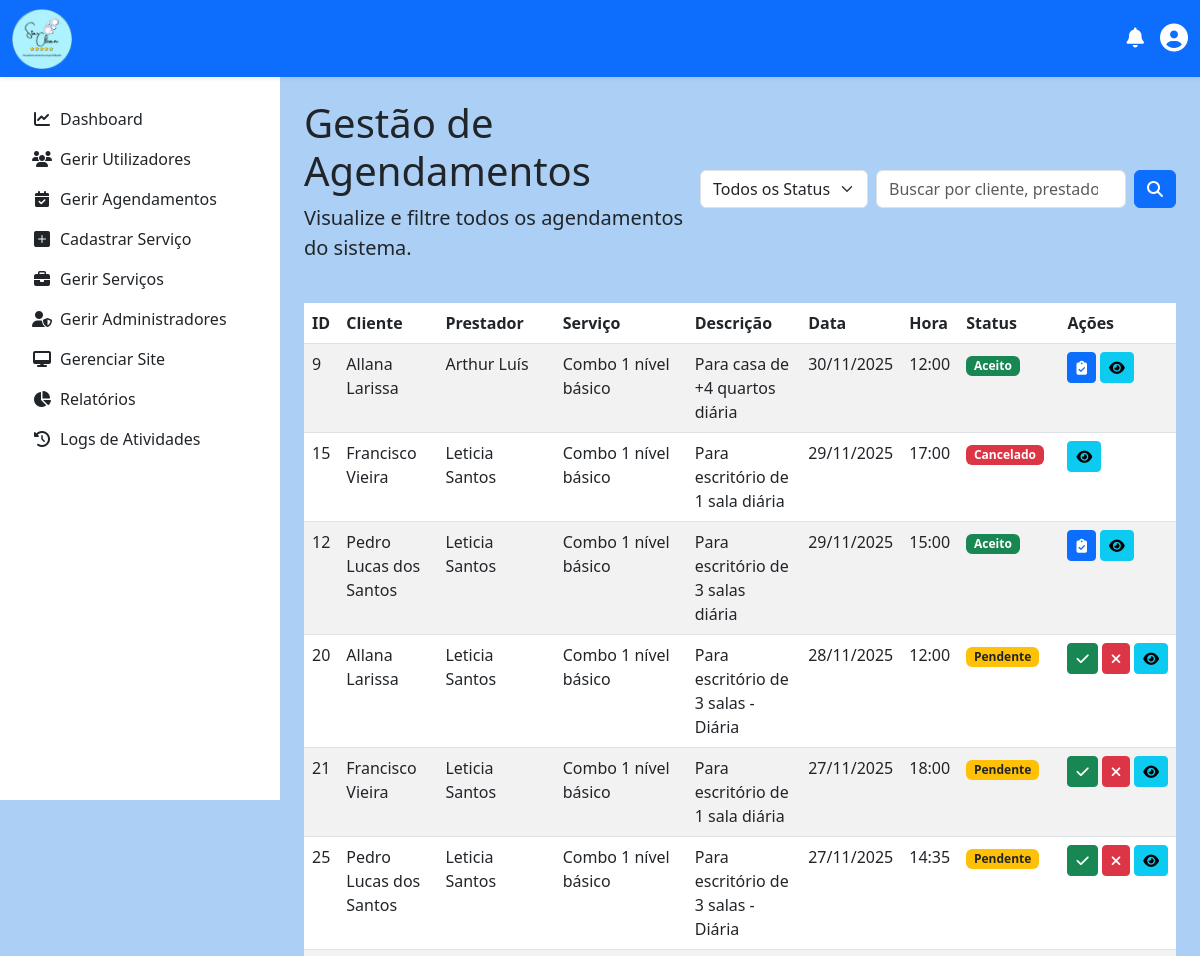
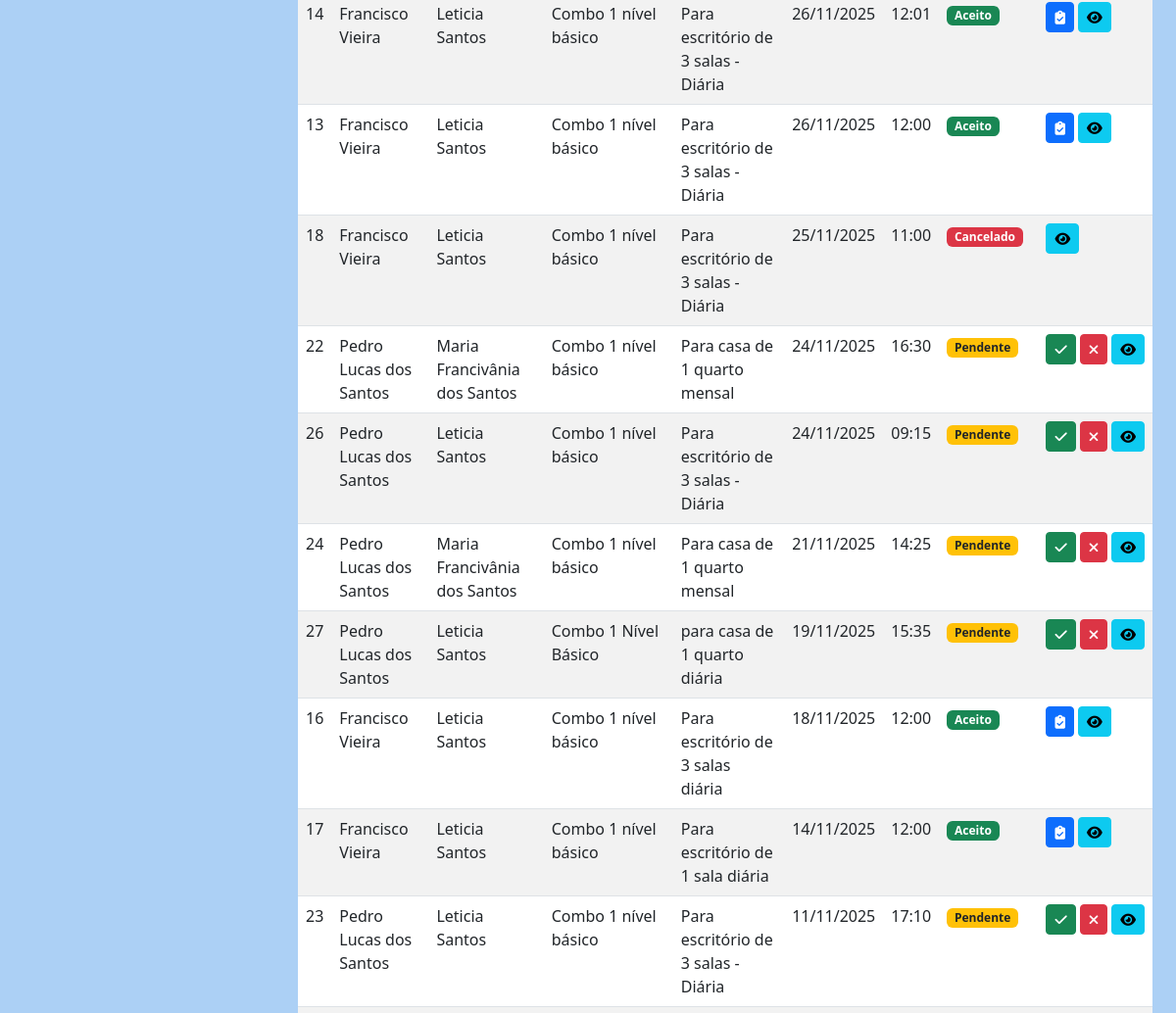
The app's page /admin/gerir_agendamentos.php (signed in, upper part), older data (2 pictures, top to bottom).
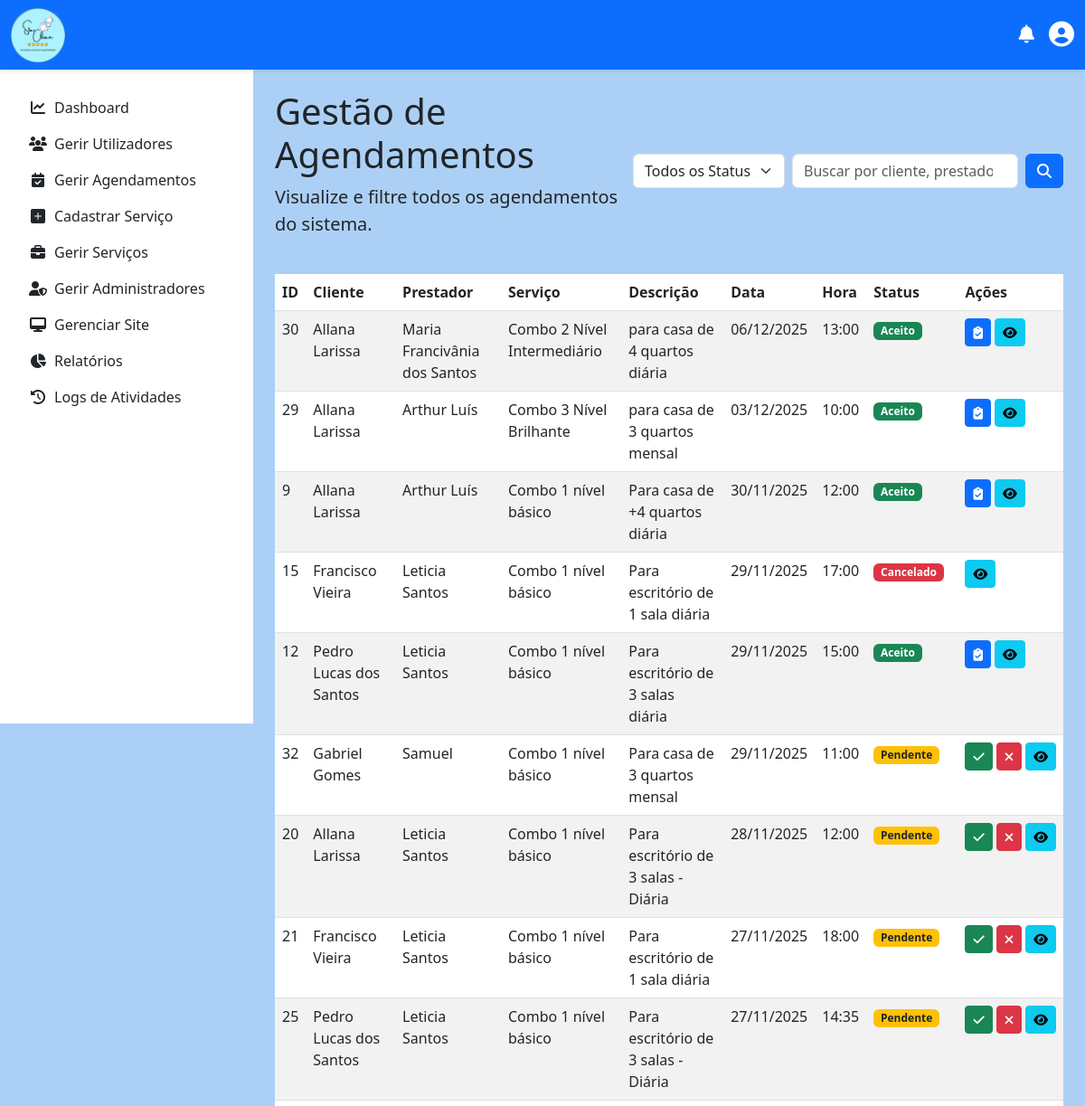
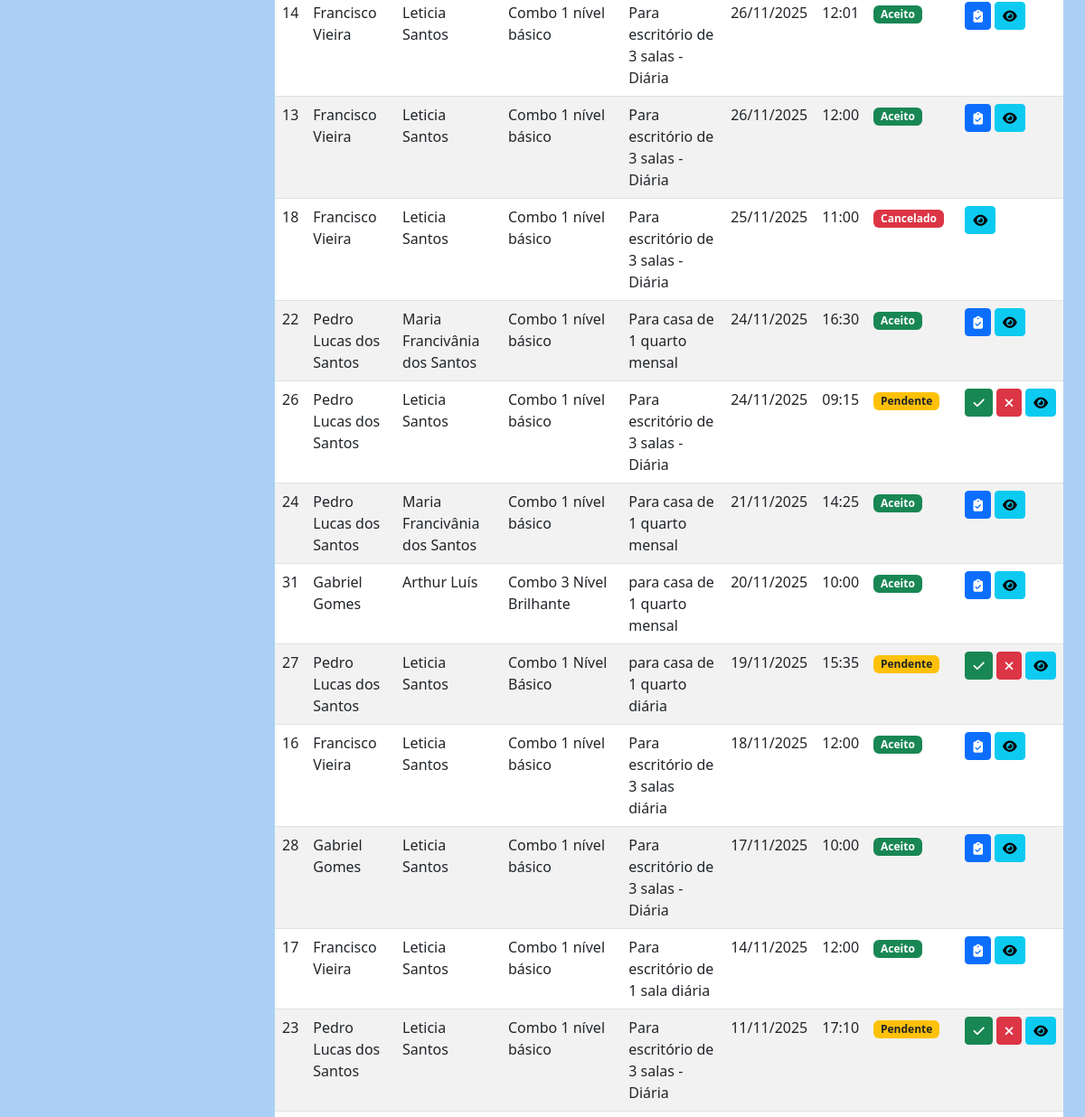
The same page, newer data (2 pictures, top to bottom).
### tables this page shows
CREATE TABLE `agendamento` (
  `id` int(11) NOT NULL,
  `Cliente_id` int(11) NOT NULL,
  `Prestador_id` int(11) NOT NULL,
  `Servico_id` int(11) NOT NULL,
  `Endereco_id` int(11) NOT NULL,
  `data` date NOT NULL,
  `hora` time NOT NULL,
  `status` enum('pendente','aceito','realizado','cancelado','remarcado') NOT NULL DEFAULT 'pendente',
  `observacoes` text DEFAULT NULL,
  `tem_pets` tinyint(1) NOT NULL DEFAULT 0,
  `tem_crianca` tinyint(1) NOT NULL DEFAULT 0,
  `possui_aspirador` tinyint(1) NOT NULL DEFAULT 0,
  `notificacao_prestador_lida` tinyint(1) NOT NULL DEFAULT 0,
  `notificacao_cliente_lida` tinyint(1) NOT NULL DEFAULT 0,
  `notificacao_admin_lida` tinyint(1) NOT NULL DEFAULT 0
);

CREATE TABLE `cliente` (
  `id` int(11) NOT NULL,
  `nome` varchar(45) NOT NULL,
  `sobrenome` varchar(45) NOT NULL,
  `email` varchar(150) NOT NULL,
  `data_nascimento` date NOT NULL,
  `telefone` varchar(20) NOT NULL,
  `cpf` varchar(14) NOT NULL,
  `password` varchar(255) NOT NULL,
  `receber_notificacoes_email` tinyint(1) NOT NULL DEFAULT 1,
  `criado_em` timestamp NOT NULL DEFAULT current_timestamp(),
  `atualizado_em` timestamp NOT NULL DEFAULT current_timestamp() ON UPDATE current_timestamp()
);

CREATE TABLE `prestador` (
  `id` int(11) NOT NULL,
  `nome` varchar(100) NOT NULL,
  `sobrenome` varchar(100) NOT NULL,
  `cpf` varchar(18) NOT NULL,
  `email` varchar(150) NOT NULL,
  `telefone` varchar(20) NOT NULL,
  `especialidade` varchar(100) NOT NULL,
  `password` varchar(255) NOT NULL,
  `receber_notificacoes_email` tinyint(1) NOT NULL DEFAULT 1,
  `descricao` text NOT NULL,
  `criado_em` timestamp NOT NULL DEFAULT current_timestamp(),
  `atualizado_em` timestamp NOT NULL DEFAULT current_timestamp() ON UPDATE current_timestamp(),
  `Administrador_id` int(11) NOT NULL
);

CREATE TABLE `servico` (
  `id` int(11) NOT NULL,
  `titulo` varchar(100) NOT NULL,
  `descricao` text NOT NULL,
  `preco` double NOT NULL,
  `duracao_estimada` time DEFAULT NULL,
  `prestador_id` int(11) NOT NULL,
  `oculto` tinyint(1) NOT NULL DEFAULT 0 COMMENT '0 = visível, 1 = oculto'
);

### admin/gerir_agendamentos.php (the view, shortened to what the changed rows need)
<?php
$agendamentos = [];
try {
    $pdo = obterConexaoPDO();
    $params = [];
    $sql = "SELECT a.id, c.nome AS nome_cliente, p.nome AS nome_prestador,
          s.titulo AS titulo_servico, a.data, a.hora, a.status, s.descricao AS descricao_servico
         FROM Agendamento a
         JOIN Cliente c ON a.Cliente_id = c.id
         JOIN Prestador p ON a.Prestador_id = p.id
         JOIN Servico s ON a.Servico_id = s.id";
    $sql .= " ORDER BY a.data DESC, a.hora DESC";
    $stmt = $pdo->prepare($sql);
    $stmt->execute($params);
    $agendamentos = $stmt->fetchAll(PDO::FETCH_ASSOC);
} catch (PDOException $e) {
    error_log("Erro ao buscar agendamentos: " . $e->getMessage());
    $mensagem_erro = '<div class="alert alert-danger">Não foi possível carregar os agendamentos. Tente novamente mais tarde.</div>';
}
include '../includes/header.php';
?>
<main class="d-flex">
    <div class="container-fluid p-4 flex-grow-1">
        <div class="d-flex justify-content-between align-items-center mb-4">
            <div>
                <h1>Gestão de Agendamentos</h1>
            </div>
        </div>
        <div class="table-responsive mt-4">
            <table class="table table-striped table-hover">
                <thead class="thead-dark">
                    <tr>
                        <th>ID</th>
                        <th>Cliente</th>
                        <th>Prestador</th>
                        <th>Serviço</th>
                        <th>Descrição</th>
                        <th>Data</th>
                        <th>Hora</th>
                        <th>Status</th>
                        <th>Ações</th>
                    </tr>
                </thead>
                <tbody>
                    <?php if (empty($agendamentos)): ?>
                        <tr>
                            <td colspan="8" class="text-center">Nenhum agendamento encontrado.</td>
                        </tr>
                    <?php else: ?>
                        <?php foreach ($agendamentos as $agendamento): ?>
                            <tr>
                                <td><?= htmlspecialchars($agendamento['id']) ?></td>
                                <td><?= htmlspecialchars($agendamento['nome_cliente']) ?></td>
                                <td><?= htmlspecialchars($agendamento['nome_prestador']) ?></td>
                                <td><?= htmlspecialchars($agendamento['titulo_servico']) ?></td>
                                <td><?= htmlspecialchars($agendamento['descricao_servico']) ?></td>
                                <td><?= date('d/m/Y', strtotime($agendamento['data'])) ?></td>
                                <td><?= htmlspecialchars(substr($agendamento['hora'], 0, 5)) ?></td>
                                <td>
                                    <?php
                                        $badge_class = 'bg-secondary';
                                        switch ($agendamento['status']) {
                                            case 'pendente':  $badge_class = 'bg-warning text-dark'; break;
                                            case 'aceito':    $badge_class = 'bg-success'; break;
                                            case 'realizado': $badge_class = 'bg-primary'; break;
                                            case 'cancelado': $badge_class = 'bg-danger'; break;
                                            case 'remarcado': $badge_class = 'bg-light text-dark border'; break;
                                        }
                                    ?>
                                    <span class="badge <?= $badge_class ?>"><?= htmlspecialchars(ucfirst($agendamento['status'])) ?></span>
                                </td>
                                <td>
                                    <div class="d-flex gap-1">
                                        <?php if ($agendamento['status'] === 'pendente'): ?>
                                            <a href="aceitar_agendamento.php?id=<?= $agendamento['id'] ?>" class="btn btn-success btn-sm" data-bs-toggle="tooltip" title="Aceitar em nome do prestador" onclick="return confirm('Tem certeza que deseja aceitar este agendamento?');">
                                                <i class="fas fa-check"></i>
                                            </a>
                                            <a href="processar_agendamento_admin.php?id=<?= $agendamento['id'] ?>&acao=cancelado" class="btn btn-danger btn-sm" data-bs-toggle="tooltip" title="Cancelar Agendamento" onclick="return confirm('Tem certeza que deseja cancelar este agendamento?');">
                                                <i class="fas fa-times"></i>
                                            </a>
                                        <?php elseif ($agendamento['status'] === 'aceito'): ?>
                                            <a href="processar_agendamento_admin.php?id=<?= $agendamento['id'] ?>&acao=realizado" class="btn btn-primary btn-sm" data-bs-toggle="tooltip" title="Marcar como Concluído">
                                                <i class="fas fa-clipboard-check"></i>
                                            </a>
                                        <?php endif; ?>
                                        <a href="visualizar_agendamento.php?id=<?= $agendamento['id'] ?>" class="btn btn-info btn-sm" data-bs-toggle="tooltip" title="Visualizar Detalhes"><i class="fas fa-eye"></i></a>
                                    </div>
                                </td>
                            </tr>
                        <?php endforeach; ?>
                    <?php endif; ?>
                </tbody>
            </table>
        </div>
    </div>
</main>
<?php
include '../includes/footer.php';
?>

Row changes from the older to the newer data that the page shows:
added agendamento: id "30", Cliente.nome "Allana Larissa", Prestador.nome "Maria Francivânia dos Santos", Servico.titulo "Combo 2 Nível Intermediário", Servico.descricao "para casa de 4 quartos diária", data "06/12/2025", hora "13:00", status "Aceito"
added agendamento: id "29", Cliente.nome "Allana Larissa", Prestador.nome "Arthur Luís", Servico.titulo "Combo 3 Nível Brilhante", Servico.descricao "para casa de 3 quartos mensal", data "03/12/2025", hora "10:00", status "Aceito"
added agendamento: id "32", Cliente.nome "Gabriel Gomes", Prestador.nome "Samuel", Servico.titulo "Combo 1 nível básico", Servico.descricao "Para casa de 3 quartos mensal", data "29/11/2025", hora "11:00", status "Pendente"
changed agendamento id 22: status "Pendente" → "Aceito"
changed agendamento id 24: status "Pendente" → "Aceito"
added agendamento: id "31", Cliente.nome "Gabriel Gomes", Prestador.nome "Arthur Luís", Servico.titulo "Combo 3 Nível Brilhante", Servico.descricao "para casa de 1 quarto mensal", data "20/11/2025", hora "10:00", status "Aceito"
added agendamento: id "28", Cliente.nome "Gabriel Gomes", Prestador.nome "Leticia Santos", Servico.titulo "Combo 1 nível básico", Servico.descricao "Para escritório de 3 salas - Diária", data "17/11/2025", hora "10:00", status "Aceito"
